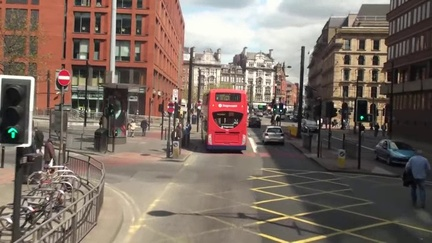
#> input picture images/mot_color70.jpg, 432 x 243 px, shrunk from 960 x 540 before the run
$ jupyter execute --allow-errors week7_practice.ipynb   (shell and % lines are left out)
#> lines starting #> are read from the running program, lines starting #| are printed output that depends on the picture; after the words box and inside, x2 and y2 are one past the last pixel; in counts of white or black regions, pixels touching at a corner belong together; long printed decimals are rounded
# Week 7: Classic Features & Matching — Lab Practice

**Topics:** Harris Corner Detection, SIFT Keypoints & Descriptors, Descriptor Space, Feature Matching, RANSAC

This notebook accompanies the Week 7 lecture slides. Most operations are
one-line OpenCV calls — so the focus is on:

1. **Data structures** — what exactly do `cv2.SIFT_create().detectAndCompute()`
   and `cv2.findHomography()` return?
2. **Descriptor space** — a 128-dim SIFT descriptor is just a point in space;
   similarity = L2 proximity. We will compute this distance by hand.
3. **Parameter sensitivity** — Harris threshold, Lowe's ratio, RANSAC on/off
   all have strongly visible effects.

[cell 1]
import numpy as np
import matplotlib.pyplot as plt
from PIL import Image
import cv2

### Environment setup

This notebook works both **locally** and on **Google Colab**.

[cell 2]
import os, urllib.request

# Detect Google Colab
IN_COLAB = "google.colab" in str(get_ipython()) if hasattr(__builtins__, "__IPYTHON__") else False

if IN_COLAB:
    REPO_URL = "https://raw.githubusercontent.com/HyeongminLEE/image-processing-tutorial/main"
    os.makedirs("images", exist_ok=True)
    for fname in ["mot_color70.jpg", "mot_color83.jpg"]:
        url = f"{REPO_URL}/images/{fname}"
        if not os.path.exists(f"images/{fname}"):
            urllib.request.urlretrieve(url, f"images/{fname}")
            print(f"Downloaded {fname}")
    IMG_DIR = "images/"
else:
    IMG_DIR = "../images/"

print(f"Running on: {'Google Colab' if IN_COLAB else 'Local'}")
print(f"Image directory: {IMG_DIR}")

### Display helpers

[cell 3]
def show_image(img, title=None, scale=5):
    """Display a single image. Grayscale arrays auto-use gray colormap."""
    fig, ax = plt.subplots(figsize=(scale, scale))
    if img.ndim == 2:
        ax.imshow(img, cmap="gray", vmin=0, vmax=255)
    else:
        ax.imshow(img)
    if title:
        ax.set_title(title)
    ax.axis("off")
    plt.tight_layout()
    plt.show()


def show_map(m, title=None, scale=5, cmap="gray", colorbar=False):
    """Display a single 2D float array with colormap."""
    fig, ax = plt.subplots(figsize=(scale, scale))
    im = ax.imshow(m, cmap=cmap)
    if colorbar:
        plt.colorbar(im, ax=ax, fraction=0.046)
    if title:
        ax.set_title(title)
    ax.axis("off")
    plt.tight_layout()
    plt.show()


def show_keypoints(img, keypoints, title=None, scale=7):
    """Draw SIFT-style keypoints (circle = scale, line = orientation)."""
    out = cv2.drawKeypoints(
        img, keypoints, None,
        flags=cv2.DRAW_MATCHES_FLAGS_DRAW_RICH_KEYPOINTS,
    )
    fig, ax = plt.subplots(figsize=(scale, scale))
    ax.imshow(out)
    if title:
        ax.set_title(title)
    ax.axis("off")
    plt.tight_layout()
    plt.show()


def show_matches(img1, kp1, img2, kp2, matches, title=None, scale=12):
    """Side-by-side visualization of matched keypoint pairs."""
    out = cv2.drawMatches(
        img1, kp1, img2, kp2, matches, None,
        flags=cv2.DrawMatchesFlags_NOT_DRAW_SINGLE_POINTS,
    )
    fig, ax = plt.subplots(figsize=(scale, scale / 2))
    ax.imshow(out)
    if title:
        ax.set_title(title)
    ax.axis("off")
    plt.tight_layout()
    plt.show()

---

## 0. Why Features?

A **feature** (keypoint) is a point in an image that is distinctive enough
to be found again in a different view of the same scene. The full pipeline
we will build:

**detect** (find keypoints) → **describe** (summarize each one as a vector)
→ **match** (find pairs across two images) → **verify** (RANSAC to drop bad matches)

All four stages are one-line OpenCV calls — but each returns non-trivial
data structures. Learning to *read* those structures is the point of this lab.

---

## 1. Harris Corner Detection

Harris detects **corners** — points where intensity changes in every direction.
OpenCV's `cv2.cornerHarris` returns a **response map** `R` of the same shape
as the image. Peaks of `R` are corners.

[cell 4]
# Load the primary image pair for this week — two frames of the same street scene
img1 = np.array(Image.open(IMG_DIR + "mot_color70.jpg"))
#> img1 is the input picture: shape (243, 432, 3); mean R, G, B 123.1, 107.7, 98.4
img2 = np.array(Image.open(IMG_DIR + "mot_color83.jpg"))
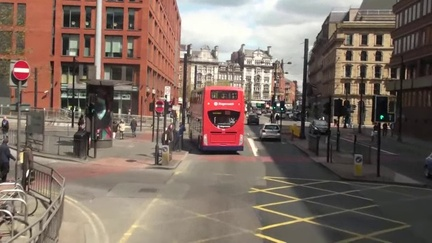
#> input picture images/mot_color83.jpg, 432 x 243 px, shrunk from 960 x 540 before the run
#> img2 is the input picture: shape (243, 432, 3); mean R, G, B 125.7, 108.8, 99.1

gray1 = np.array(Image.open(IMG_DIR + "mot_color70.jpg").convert("L"))
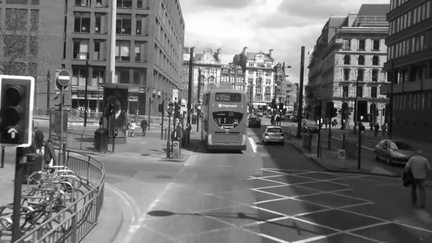
#> gray1: shape (243, 432); min 3, max 255, mean 111.3
gray2 = np.array(Image.open(IMG_DIR + "mot_color83.jpg").convert("L"))
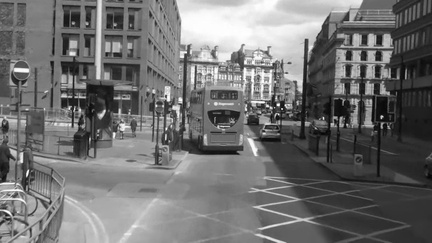
#> gray2: shape (243, 432); min 4, max 254, mean 112.8

print(f"img1 shape = {img1.shape}, dtype = {img1.dtype}")
#| img1 shape = (243, 432, 3), dtype = uint8
print(f"gray1 shape = {gray1.shape}, dtype = {gray1.dtype}")
#| gray1 shape = (243, 432), dtype = uint8

[cell 5]
show_image(img1, title="img1 (mot_color70)")
show_image(img2, title="img2 (mot_color83)")

`cv2.cornerHarris` wants `float32` input.
- `blockSize` — size of the neighborhood used to build the second-moment matrix `M`
- `ksize` — Sobel aperture for computing gradients
- `k` — Harris constant, typically 0.04

[cell 6]
R = cv2.cornerHarris(gray1.astype(np.float32), blockSize=2, ksize=3, k=0.04)
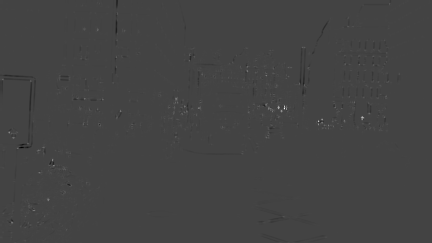
#> R: shape (243, 432) float32; min -57055420, max 157303728, mean -21602.1; drawn with min black and max white

print(f"R shape = {R.shape}, dtype = {R.dtype}")
#| R shape = (243, 432), dtype = float32
print(f"R range: [{R.min():.2e}, {R.max():.2e}]")
#| R range: [-5.71e+07, 1.57e+08]

[cell 7]
# The response map itself — bright spots are corners, dark lines are edges
show_map(R, title="Harris response R", colorbar=True)
#> in show_map, `plt.show()`:
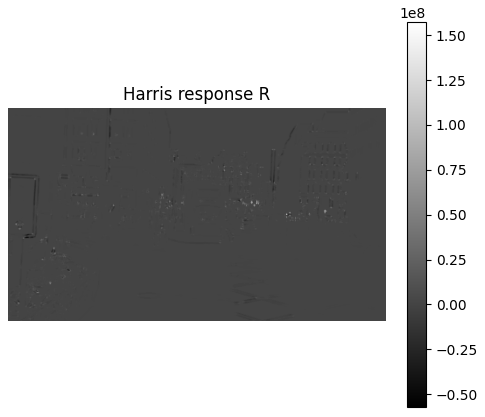
#> figure drawn by matplotlib, 2 panels

To **extract** corners, threshold `R` as a fraction of its maximum, then
overlay on the original image. `cv2.dilate` thickens the dots for visibility.

[cell 8]
corners_mask = R > 0.01 * R.max()
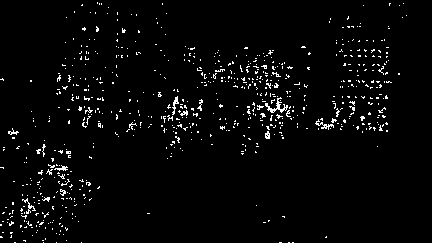
#> corners_mask: shape (243, 432) bool; 2.9% white in thin lines or dots
corners_mask = cv2.dilate(corners_mask.astype(np.uint8), None)
#> corners_mask: shape (243, 432); values 0 (black) and 1 (white), 11.3% white; 309 white regions (176 under 20 px), largest, box (x1, y1, x2, y2) and area: (246, 92, 295, 130) 783, (160, 95, 198, 149) 737, (240, 54, 280, 91) 620

overlay = img1.copy()
overlay[corners_mask.astype(bool)] = [255, 0, 0]
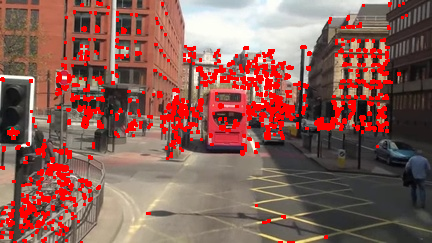
#> overlay: shape (243, 432, 3); 11.31% of pixels changed, all inside (x1, y1, x2, y2) = (0, 1, 408, 243)

show_image(overlay, title="Harris corners (threshold = 0.01 * R.max())")
print(f"number of corner pixels: {int(corners_mask.sum())}")
#| number of corner pixels: 11875

---

## 2. SIFT: Keypoints & Descriptors

Harris only gives locations `(x, y)`. SIFT goes further:
- **Detect** a keypoint at `(x, y, σ)` — position *and* scale
- Assign a **dominant orientation** `θ`
- Emit a **128-dim descriptor** summarizing the local gradient pattern

[cell 9]
sift = cv2.SIFT_create()
kp, des = sift.detectAndCompute(gray1, None)
#> kp = 1165 keypoints; strongest (x, y, size): (362, 117, 1.9), (24, 145, 2.8), (199, 107, 1.9), (51, 165, 2.9)

print(f"number of keypoints = {len(kp)}")
#| number of keypoints = 1165
print(f"descriptors shape   = {des.shape}")
#| descriptors shape   = (1165, 128)
print(f"descriptors dtype   = {des.dtype}")
#| descriptors dtype   = float32

Each element of `kp` is a `cv2.KeyPoint` — inspect one directly:

[cell 10]
k0 = kp[0]
#> k0 = keypoint at (2.5, 141.8), size 2.5
print(f"kp[0].pt    = {k0.pt}       # (x, y) location")
#| kp[0].pt    = (2.513, 141.805)       # (x, y) location
print(f"kp[0].size  = {k0.size:.2f}  # scale (diameter in pixels)")
#| kp[0].size  = 2.47  # scale (diameter in pixels)
print(f"kp[0].angle = {k0.angle:.2f} # dominant orientation in degrees")
#| kp[0].angle = 98.17 # dominant orientation in degrees

Visualize with `DRAW_RICH_KEYPOINTS` — the circle radius encodes scale
and the radial line encodes orientation.

[cell 11]
show_keypoints(img1, kp, title=f"{len(kp)} SIFT keypoints (rich)")
#> in show_keypoints, `out = cv2.drawKeypoints( img, keypoints, None, flags=cv2.DRAW_MATCHES_..`:
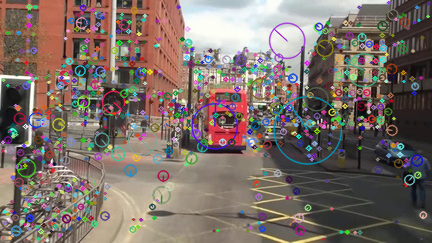
#> out: shape (243, 432, 3); mean R, G, B 123.4, 110.5, 103.7

---

## 3. Descriptor Space

Each row of `des` is a **point in 128-dimensional space**. Similar patches
map to nearby points; different patches map to distant points. Matching is
literally "find the nearest neighbor in this space."

L2 distance measures how close two descriptors are — sum the squared differences, then take the square root:

$$d(a, b) = \|a - b\|_2$$

[cell 12]
d_self = np.linalg.norm(des[0] - des[0])
#> d_self = 0
d_rand = np.linalg.norm(des[0] - des[100])
#> d_rand = 563.7
print(f"||des[0] - des[0]||   = {d_self:.2f}  # identical descriptors")
#| ||des[0] - des[0]||   = 0.00  # identical descriptors
print(f"||des[0] - des[100]|| = {d_rand:.2f}  # two random keypoints in the same image")
#| ||des[0] - des[100]|| = 563.65  # two random keypoints in the same image

Now compute SIFT on **both** images so we can search across them.

[cell 13]
kp1, des1 = sift.detectAndCompute(gray1, None)
#> kp1 has the same summary as kp
kp2, des2 = sift.detectAndCompute(gray2, None)
#> kp2 = 1097 keypoints; strongest (x, y, size): (278, 105, 2.1), (382, 117, 2.1), (180, 100, 3), (104, 111, 1.8)

print(f"image 1: {len(kp1)} keypoints,  des1 shape = {des1.shape}")
#| image 1: 1165 keypoints,  des1 shape = (1165, 128)
print(f"image 2: {len(kp2)} keypoints,  des2 shape = {des2.shape}")
#| image 2: 1097 keypoints,  des2 shape = (1097, 128)

---

## 4. Feature Matching with Lowe's Ratio Test

OpenCV's **BFMatcher** does brute-force L2 nearest-neighbor search: for every descriptor in `des1`, find the closest descriptor in `des2`.

[cell 14]
# Brute-force matcher with L2 distance — the same norm we saw in Section 3
bf = cv2.BFMatcher(cv2.NORM_L2)

# k=2 → return the top-2 nearest neighbors for each query descriptor
matches = bf.knnMatch(des1, des2, k=2)
#> matches = 1165 matches

print(f"raw matches = {len(matches)}  (one pair (m, n) per query descriptor)")
#| raw matches = 1165  (one pair (m, n) per query descriptor)
print(f"example: matches[0][0].distance = {matches[0][0].distance:.2f}")
#| example: matches[0][0].distance = 354.38
print(f"         matches[0][1].distance = {matches[0][1].distance:.2f}")
#|          matches[0][1].distance = 368.85

Each `matches[i]` is a pair `(m, n)` — best and second-best. Each `m` / `n` is a `cv2.DMatch` with three fields we'll actually use:

[cell 15]
m, n = matches[0]
print(f"m.distance = {m.distance:.2f}   # L2 distance between descriptors")
#| m.distance = 354.38   # L2 distance between descriptors
print(f"m.queryIdx = {m.queryIdx}       # index into des1 / kp1")
#| m.queryIdx = 0       # index into des1 / kp1
print(f"m.trainIdx = {m.trainIdx}       # index into des2 / kp2")
#| m.trainIdx = 883       # index into des2 / kp2

# Sanity check: the listed distance == np.linalg.norm(des1[queryIdx] - des2[trainIdx])
verify = np.linalg.norm(des1[m.queryIdx] - des2[m.trainIdx])
#> verify = 354.4
print(f"verify    = {verify:.2f}")
#| verify    = 354.38

**Lowe's ratio test**: keep a match only if the best is *clearly* better
than the second-best.

$$\frac{d_1}{d_2} < 0.7$$

Ambiguous queries (where $d_1 \approx d_2$) get discarded.

[cell 16]
good_07 = []
for m, n in matches:
    if m.distance < 0.7 * n.distance:
        good_07.append(m)
#> after the loop, good_07 = 241 matches

print(f"good matches at ratio 0.7: {len(good_07)}  (out of {len(matches)})")
#| good matches at ratio 0.7: 241  (out of 1165)

show_matches(img1, kp1, img2, kp2, good_07, title="ratio = 0.7")
#> in show_matches, `out = cv2.drawMatches( img1, kp1, img2, kp2, matches, None, flags=cv2...`:
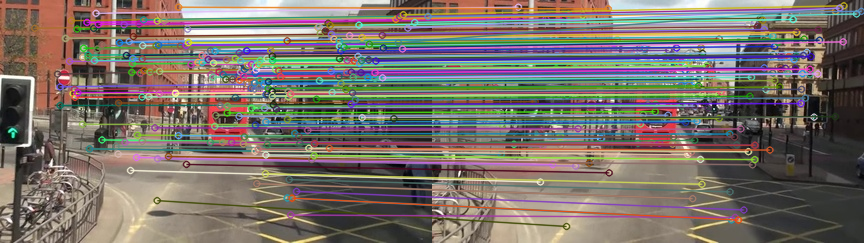
#> out: shape (243, 864, 3); mean R, G, B 121.5, 112.8, 106.1

### Exercises

**Exercise 4.1:** Sweep the ratio threshold.

Compute `good` matches at three thresholds: **0.5**, **0.7**, **0.9**.
For each, print the count and visualize with `show_matches`.

*Hint:* Three explicit for-loops — one per threshold — with the same
`for m, n in matches` pattern used above.

[cell 17]
# Input — matches already computed above
print(f"raw matches = {len(matches)}")
#| raw matches = 1165

# YOUR CODE HERE
# Produce three filtered lists using Lowe's ratio test
# (see the ratio=0.7 line in the Section 4 demo for the pattern):
#   good_05 — matches at ratio threshold 0.5
#   good_07 — matches at ratio threshold 0.7
#   good_09 — matches at ratio threshold 0.9
# Print the length of each.


# --- Output display ---
#> (the rest of this cell did not finish here and is left out)

---

## 5. RANSAC: Robust Homography Estimation

Even after the ratio test, some matches are wrong. A single outlier can
**corrupt** the homography `HG` if we fit it naively. RANSAC repeatedly
samples 4 pairs, fits a tentative `HG`, and counts inliers — the model
with the most inliers wins.

First extract numeric point coordinates from the `good_07` match objects:

[cell 18]
# Reuse the 0.7 ratio matches from Section 4
good = good_07
#> good = 241 matches

# Extract the (x, y) coordinates from the match objects
src_pts = []
dst_pts = []
for m in good:
    src_pts.append(kp1[m.queryIdx].pt)
    dst_pts.append(kp2[m.trainIdx].pt)
#> after the loop, dst_pts = 241 pairs, first value 11.92 to 429, second value 5.32 to 226; src_pts = 241 pairs, first value 34.31 to 427.6, second value 6.7 to 214.5
src_pts = np.float32(src_pts).reshape(-1, 1, 2)
#> src_pts = 241 rows, first 8: [34.31, 27.74], [57.07, 73.62], [59.54, 86.35], [59.67, 105], [65.04, 37.97], [65.04, 37.97], [69.06, 60.89], [69.06, 60.89]
dst_pts = np.float32(dst_pts).reshape(-1, 1, 2)
#> dst_pts = 241 rows, first 8: [21.87, 22.14], [11.92, 65.04], [15.52, 81], [16.33, 104.4], [53.61, 33.97], [53.61, 33.97], [57.78, 58.23], [57.78, 58.23]

print(f"{len(good)} correspondences")
#| 241 correspondences
print(f"src_pts shape = {src_pts.shape}")
#| src_pts shape = (241, 1, 2)

`cv2.findHomography` with `method=cv2.RANSAC` returns the homography `HG` **plus an inlier
mask**: `mask[i] == 1` means match `i` agreed with the winning model.

[cell 19]
HG_ransac, mask = cv2.findHomography(src_pts, dst_pts, cv2.RANSAC, 5.0)
#> HG_ransac = [[1.06, -0.0551, -13.27], [-0.000452, 1.03, -5.3], [5.5e-05, -0.000211, 1]]; mask = 241 values, max 1 at index 0, min 0 at index 1, mean 0.797

print(f"HG_ransac shape = {HG_ransac.shape}, dtype = {HG_ransac.dtype}")
#| HG_ransac shape = (3, 3), dtype = float64
print(f"HG_ransac =\n{np.round(HG_ransac, 4)}")
#| HG_ransac =
#| [[ 1.05970e+00 -5.51000e-02 -1.32719e+01]
#|  [-5.00000e-04  1.03060e+00 -5.29610e+00]
#|  [ 1.00000e-04 -2.00000e-04  1.00000e+00]]
print()
print(f"mask shape = {mask.shape}, dtype = {mask.dtype}   # one entry per input correspondence")
#| mask shape = (241, 1), dtype = uint8   # one entry per input correspondence
print(f"mask[:10].ravel() = {mask[:10].ravel()}   # 1 = inlier, 0 = outlier")
#| mask[:10].ravel() = [1 0 0 0 1 1 1 1 1 1]   # 1 = inlier, 0 = outlier

inliers = int(mask.sum())
#> inliers = 192
print(f"\ninliers = {inliers} / {len(mask)}")
#| inliers = 192 / 241

# Keep only the inlier matches for visualization
inlier_good = []
for m, keep in zip(good, mask.ravel()):
    if keep:
        inlier_good.append(m)
#> this loop made 241 passes
#> keep on passes 1 to 3: 1, 0, 0
#> after the loop, inlier_good = 192 matches

show_matches(img1, kp1, img2, kp2, inlier_good, title=f"RANSAC inliers ({inliers})")
#> call 2 of show_matches, with title = 'RANSAC inliers (192)', scale = 12
#> in show_matches (call 2), `out = cv2.drawMatches( img1, kp1, img2, kp2, matches, None, flags=cv2...`:
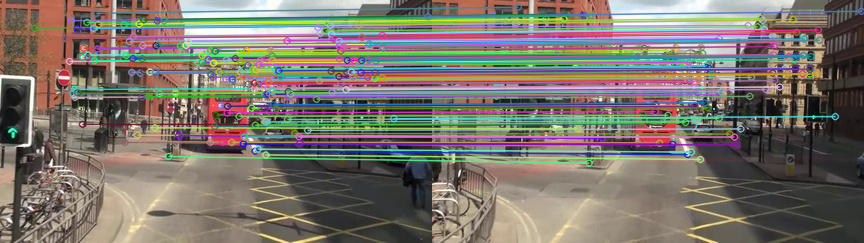
#> out: shape (243, 864, 3); mean R, G, B 122.9, 116.6, 108.6
